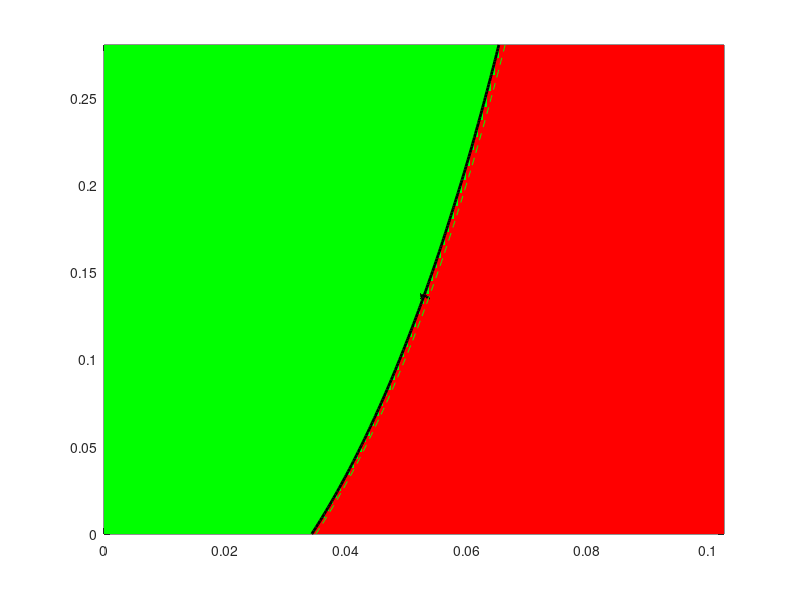

This figure's MATLAB source: (Note: this script raises an error after producing the figure.)
clc; clear; close all;

%% Fixed parameters
Lambda_h = 908800;
Lambda_v = 7008000000;
mu_h = 0.0142;
mu_v = 0.5;
mu1 = 0.001;
mu2 = 0.073;
b = 0.6;
c = 0.3;
d = 0.45;
e = 0.8;
sigma = 0.34074;
phi = 0.81425;
rho = 0.52869;

%% India baseline parameter (median)
kappa_med  = 0.46312;
epsilon_med = 0.93459;
gamma_med   = 0.76959;
eta_med     = 0.54376;
tau_med     = 0.48077;
delta_med   = 0.74591;

%% 95% CI bounds (from Table 2)
kappa_CI   = [0.4402 0.4861];
epsilon_CI = [0.8708 0.9875];
gamma_CI   = [0.7106 0.8239];
eta_CI     = [0.4934 0.5939];
tau_CI     = [0.4390 0.5225];
delta_CI   = [0.6841 0.8083];

%% Parameter grids
alpha = linspace(0,0.28012,150);   % recovery rate (rows)
beta  = linspace(0,0.10259,150);   % transmission rate (cols)
[Beta,Alpha] = meshgrid(beta,alpha);

%% Monte-Carlo simulation settings
Nsample = 200;      % for quick test; set to 500 or higher when satisfied
R0_all  = NaN([size(Beta), Nsample]);

rng(0); % for reproducibility

%% Monte Carlo loop
for n = 1:Nsample
    % sample parameters uniformly within 95% CI
    kappa   = kappa_CI(1)   + rand*(kappa_CI(2)-kappa_CI(1));
    epsilon = epsilon_CI(1) + rand*(epsilon_CI(2)-epsilon_CI(1));
    gamma   = gamma_CI(1)   + rand*(gamma_CI(2)-gamma_CI(1));
    eta     = eta_CI(1)     + rand*(eta_CI(2)-eta_CI(1));
    tau     = tau_CI(1)     + rand*(tau_CI(2)-tau_CI(1));
    delta   = delta_CI(1)   + rand*(delta_CI(2)-delta_CI(1));
    
    % compute R for this random parameter set
    % break the expression into parts for clarity & numerical safety
    A1 = (rho.*(b.*Beta - c.*Beta.*(eta-1))) ./ (mu_v.*(mu_v+rho));
    part1 = (Lambda_v.*d.*Beta.*epsilon.*kappa.*mu_h) ./ (Lambda_h.*mu_v.*(epsilon+mu_h).*(gamma+mu_h+mu1));
    part2 = (Lambda_v.*e.*Beta.*epsilon.*mu_h.*(kappa-1)) ./ (Lambda_h.*mu_v.*(epsilon+mu_h).*(Alpha+mu_h+mu2));
    R = A1 .* (part1 - part2);
    
    % Replace Inf with NaN (guard against divide by zero)
    R(~isfinite(R)) = NaN;
    
    % Clamp negative R to 0 before sqrt (R should be nonnegative for R0)
    R_clamped = R;
    R_clamped(R_clamped < 0) = 0;
    
    % If R_clamped is NaN everywhere for this n, skip storing to avoid polluting stats
    if all(isnan(R_clamped(:)))
        warning('Sample %d produced all NaNs - skipping', n);
        continue;
    end
    
    R0_all(:,:,n) = sqrt(R_clamped);
    
    % optional progress indicator every 50 samples
    if mod(n,50) == 0
        fprintf('Completed sample %d / %d\n', n, Nsample);
    end
end

%% Remove fully-NaN slices (if some samples were skipped)
valid_slices = squeeze(~all(all(isnan(R0_all),1),2));
R0_all = R0_all(:,:,valid_slices);

if isempty(R0_all)
    error('No valid Monte Carlo samples remained. Check your parameter ranges and expressions.');
end

%% Compute statistics across all samples
% Use median ignoring NaNs. For older MATLAB versions use nanmedian
try
    R0_med = median(R0_all,3,'omitnan');
    R0_p05 = prctile(R0_all,5,3);
    R0_p95 = prctile(R0_all,95,3);
catch
    % fallback for older MATLAB:
    R0_med = nanmedian(R0_all,3);
    R0_p05 = prctile(R0_all,5,3); % prctile handles NaN slices as well
    R0_p95 = prctile(R0_all,95,3);
end

%% Binary map (median)
regionMap = zeros(size(R0_med));
regionMap(R0_med<1)=1;
regionMap(R0_med>=1)=2;

%% Plot median contour with uncertainty shading
% figure('Color','w','Position',[100 100 800 600]);


figure;




% plot median safe/epidemic regions
hMap = pcolor(Beta,Alpha,regionMap);
shading flat;
colormap([0 1 0; 1 0 0]); % light green/red
caxis([1 2]);
hold on;

% contour for median threshold
[c1,h1] = contour(Beta,Alpha,R0_med,[1 1],'k','LineWidth',2);
clabel(c1,h1,'FontSize',11,'FontWeight','bold','Color','k','LabelSpacing',300);

% contour for uncertainty band (5th and 95th percentile thresholds)
[c2,h2] = contour(Beta,Alpha,R0_p05,[1 1],'--','Color',[0.3 0.3 0.3],'LineWidth',2.5);
[c3,h3] = contour(Beta,Alpha,R0_p95,[1 1],'--','Color',[0.3 0.3 0.3],'LineWidth',2.5);

xlabel('\bf \beta','FontSize',13);
ylabel('\bf \alpha','FontSize',13);
title('\bf India: Safe (Green) vs Epidemic (Red) Regions','FontSize',14,'FontWeight','bold');

% ---- Add invisible handles for legend ----
hSafe = patch(NaN, NaN, 'g', 'FaceAlpha',0.6, 'EdgeColor','none');
hEpi  = patch(NaN, NaN, 'r', 'FaceAlpha',0.6, 'EdgeColor','none');
hMed  = plot(NaN, NaN, 'k-', 'LineWidth', 2);
hCI   = plot(NaN, NaN, '--', 'Color',[0.3 0.3 0.3], 'LineWidth', 2);

legend([hSafe hEpi hMed hCI], ...
       {'Safe region (R_0 < 1)', ...
        'Epidemic region (R_0 > 1)', ...
        'Threshold (R_0 = 1)', ...
        '95% CI'}, ...
       'Location','northeast', ...
       'FontSize',12, ...
       'FontWeight','bold', ...
       'Box','on');

set(gca,'fontsize',14,'fontweight','bold','linewidth',1)

% set(gca,'FontSize',12,'FontWeight','bold','LineWidth',1.2);
grid on; box on;

hold off;

